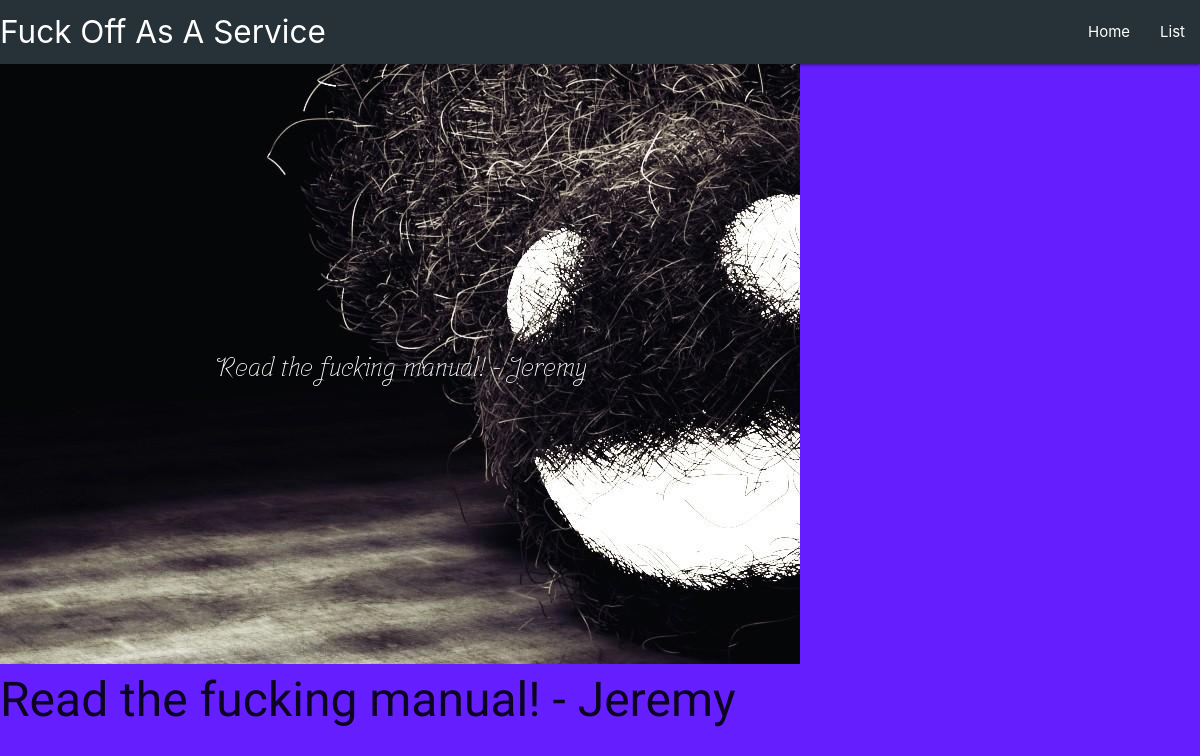
Screenshot of /FOAAS/detail/1 with the database file from the repository.
### service/models.py (models this page shows, shortened)
class FOAAS(models.Model):
    box_1 = models.TextField(blank=True)
    box_2 = models.TextField(blank=True)
    box_3 = models.TextField(blank=True)
    foaas_message = models.TextField()
    message_url = models.URLField()
    image_url = models.URLField()

### service/views.py (the view)
# urls.py: path('FOAAS/detail/<int:pk>', views.FOAASDetailView.as_view(), name = 'FOAAS_detail'),
class FOAASDetailView(DetailView):
    template_name = 'FOAAS_detail.html'
    model = FOAAS

### service/templates/foaas_detail.html (shortened to what this page needs)
{% extends 'header.html' %}
{% load static %}
{% block content %}
<body style="background-color:#651fff;">
  <img src="{% static object.image_url %}">
  <div style="font-family: 'Dancing Script', cursive; font-size: 48px">{{ object.foaas_message }}</div>
</body>
{% endblock %}

### rows the page displays
FOAAS: image_url (picture), foaas_message "Read the fucking manual! - Jeremy"
